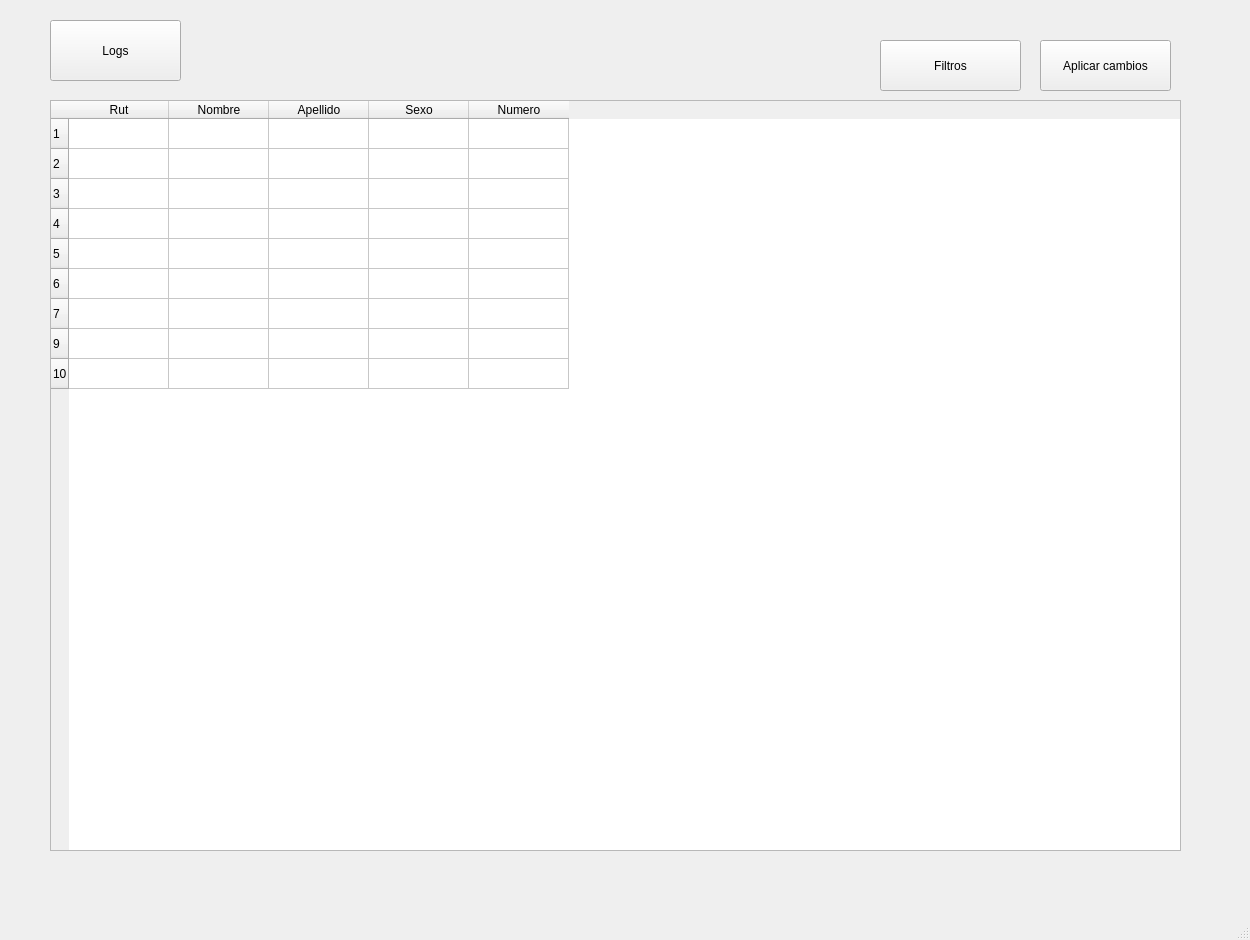
<?xml version="1.0" encoding="UTF-8"?>
<ui version="4.0">
 <class>MainWindow</class>
 <widget class="QMainWindow" name="MainWindow">
  <property name="geometry">
   <rect>
    <x>0</x>
    <y>0</y>
    <width>1250</width>
    <height>940</height>
   </rect>
  </property>
  <property name="minimumSize">
   <size>
    <width>1250</width>
    <height>940</height>
   </size>
  </property>
  <property name="maximumSize">
   <size>
    <width>1250</width>
    <height>940</height>
   </size>
  </property>
  <property name="windowTitle">
   <string>MainWindow</string>
  </property>
  <widget class="QWidget" name="centralwidget">
   <widget class="QTableWidget" name="tableWidget">
    <property name="geometry">
     <rect>
      <x>50</x>
      <y>100</y>
      <width>1131</width>
      <height>751</height>
     </rect>
    </property>
    <row>
     <property name="text">
      <string>1</string>
     </property>
    </row>
    <row>
     <property name="text">
      <string>2</string>
     </property>
    </row>
    <row>
     <property name="text">
      <string>3</string>
     </property>
    </row>
    <row>
     <property name="text">
      <string>4</string>
     </property>
    </row>
    <row>
     <property name="text">
      <string>5</string>
     </property>
    </row>
    <row>
     <property name="text">
      <string>6</string>
     </property>
    </row>
    <row>
     <property name="text">
      <string>7</string>
     </property>
    </row>
    <row>
     <property name="text">
      <string>9</string>
     </property>
    </row>
    <row>
     <property name="text">
      <string>10</string>
     </property>
    </row>
    <column>
     <property name="text">
      <string>Rut</string>
     </property>
    </column>
    <column>
     <property name="text">
      <string>Nombre</string>
     </property>
    </column>
    <column>
     <property name="text">
      <string>Apellido</string>
     </property>
    </column>
    <column>
     <property name="text">
      <string>Sexo</string>
     </property>
    </column>
    <column>
     <property name="text">
      <string>Numero</string>
     </property>
    </column>
   </widget>
   <widget class="QPushButton" name="pushButton">
    <property name="geometry">
     <rect>
      <x>50</x>
      <y>20</y>
      <width>131</width>
      <height>61</height>
     </rect>
    </property>
    <property name="text">
     <string>Logs</string>
    </property>
   </widget>
   <widget class="QPushButton" name="pushButton_2">
    <property name="geometry">
     <rect>
      <x>1040</x>
      <y>40</y>
      <width>131</width>
      <height>51</height>
     </rect>
    </property>
    <property name="text">
     <string>Aplicar cambios</string>
    </property>
   </widget>
   <widget class="QPushButton" name="pushButton_3">
    <property name="geometry">
     <rect>
      <x>880</x>
      <y>40</y>
      <width>141</width>
      <height>51</height>
     </rect>
    </property>
    <property name="text">
     <string>Filtros</string>
    </property>
   </widget>
  </widget>
  <widget class="QStatusBar" name="statusbar"/>
 </widget>
 <resources/>
 <connections/>
</ui>
